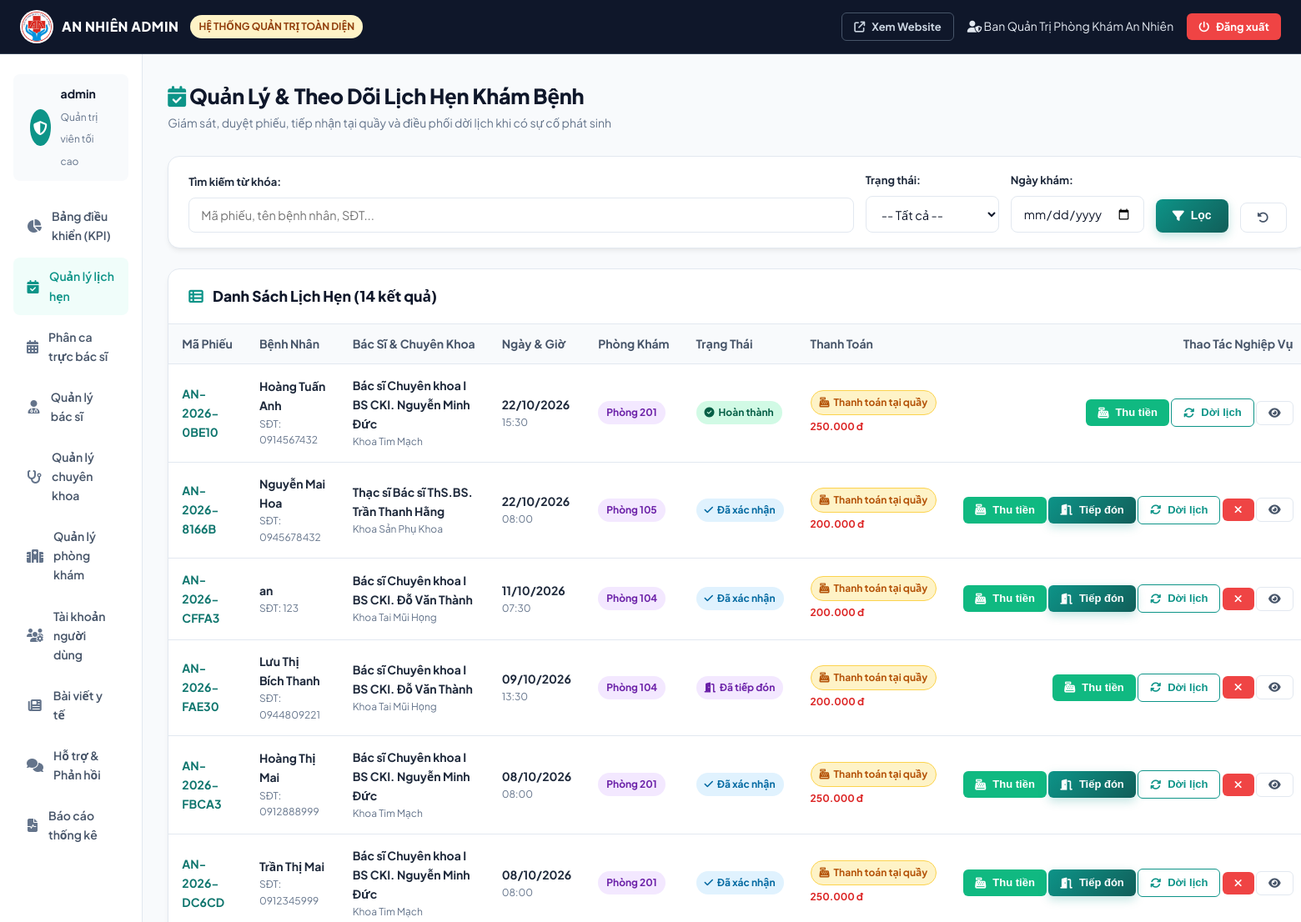
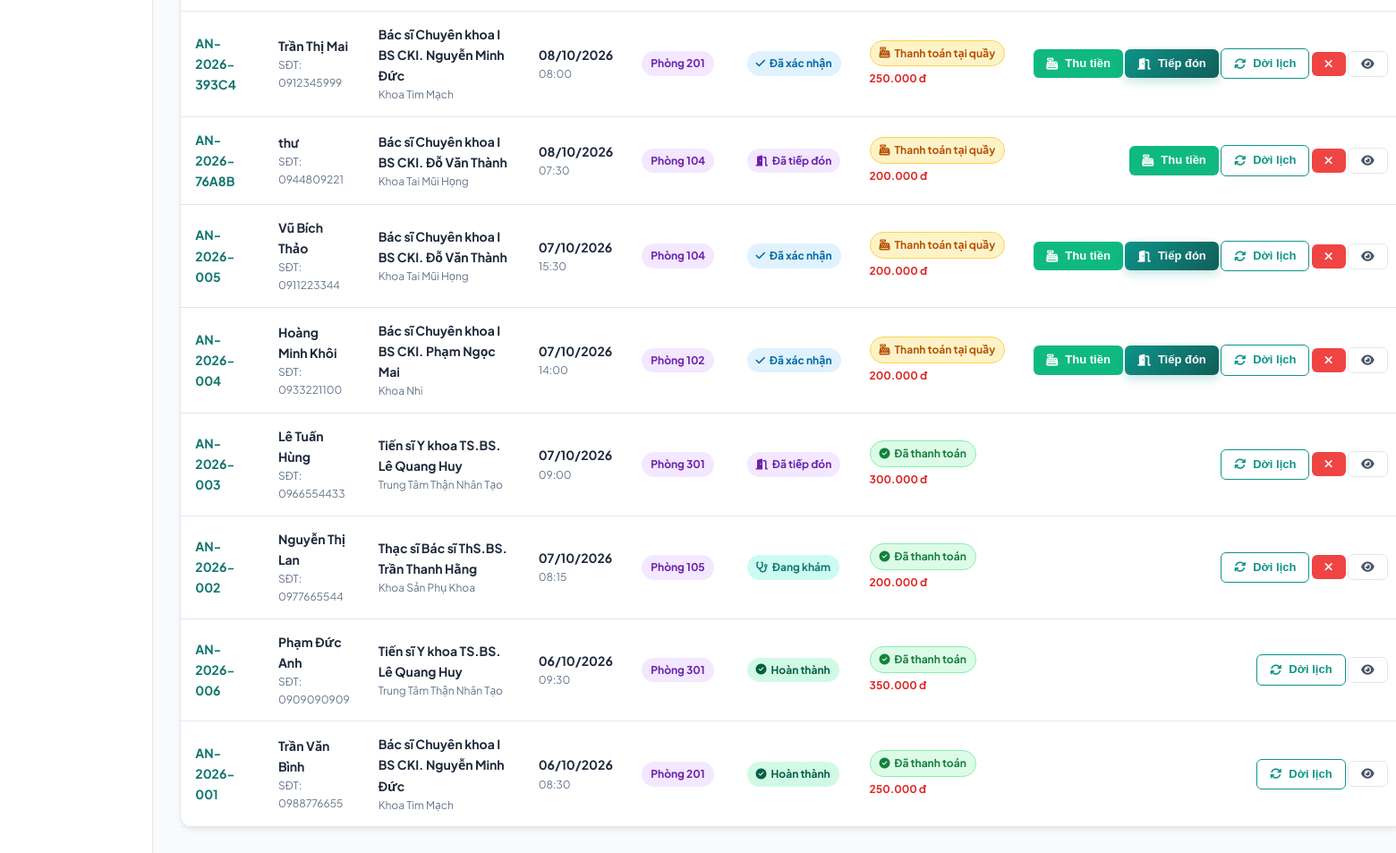
The page /admin/lich-hen.php (signed in) on the database its author committed (2 pictures, top to bottom).
### tables this page shows
CREATE TABLE `appointments` (
  `id` bigint NOT NULL AUTO_INCREMENT,
  `appointment_code` varchar(30) NOT NULL,
  `patient_id` bigint DEFAULT NULL,
  `patient_name` varchar(100) NOT NULL,
  `patient_phone` varchar(15) NOT NULL,
  `patient_email` varchar(100) NOT NULL,
  `patient_dob` date DEFAULT NULL,
  `patient_gender` varchar(10) DEFAULT 'Nam',
  `patient_address` varchar(255) DEFAULT NULL,
  `doctor_id` bigint NOT NULL,
  `schedule_id` bigint NOT NULL,
  `appointment_date` date NOT NULL,
  `appointment_time` time NOT NULL,
  `symptom_description` text NOT NULL,
  `status` varchar(20) DEFAULT 'PENDING',
  `payment_status` varchar(20) DEFAULT 'UNPAID',
  `payment_method` varchar(50) DEFAULT 'AT_CLINIC',
  `amount` decimal(10,2) DEFAULT '200000.00',
  `created_at` timestamp NULL DEFAULT CURRENT_TIMESTAMP,
  `doctor_reminder` text COMMENT 'Lời nhắc nhở trước/trong khám của bác sĩ',
  PRIMARY KEY (`id`),
  UNIQUE KEY `appointment_code` (`appointment_code`),
  KEY `fk_appointment_patient` (`patient_id`),
  KEY `fk_appointment_doctor` (`doctor_id`),
  KEY `fk_appointment_schedule` (`schedule_id`),
  CONSTRAINT `fk_appointment_doctor` FOREIGN KEY (`doctor_id`) REFERENCES `doctors` (`id`) ON DELETE CASCADE,
  CONSTRAINT `fk_appointment_patient` FOREIGN KEY (`patient_id`) REFERENCES `users` (`id`) ON DELETE SET NULL,
  CONSTRAINT `fk_appointment_schedule` FOREIGN KEY (`schedule_id`) REFERENCES `doctor_schedules` (`id`) ON DELETE CASCADE
);

CREATE TABLE `doctors` (
  `id` bigint NOT NULL AUTO_INCREMENT,
  `user_id` bigint NOT NULL,
  `specialty_id` int NOT NULL,
  `full_name` varchar(100) NOT NULL,
  `degree` varchar(50) DEFAULT NULL,
  `experience_years` int DEFAULT '1',
  `consultation_fee` decimal(10,2) DEFAULT '200000.00',
  `bio` text,
  `avatar` varchar(255) DEFAULT NULL,
  `clinic_room` varchar(50) DEFAULT 'Phòng 101',
  PRIMARY KEY (`id`),
  UNIQUE KEY `user_id` (`user_id`),
  KEY `fk_doctor_specialty` (`specialty_id`),
  CONSTRAINT `fk_doctor_specialty` FOREIGN KEY (`specialty_id`) REFERENCES `specialties` (`id`) ON DELETE CASCADE,
  CONSTRAINT `fk_doctor_user` FOREIGN KEY (`user_id`) REFERENCES `users` (`id`) ON DELETE CASCADE
);

CREATE TABLE `specialties` (
  `id` int NOT NULL AUTO_INCREMENT,
  `name` varchar(100) NOT NULL,
  `description` text,
  `image_url` varchar(255) DEFAULT NULL,
  `icon` varchar(50) DEFAULT NULL,
  PRIMARY KEY (`id`),
  UNIQUE KEY `name` (`name`)
);

### admin/lich-hen.php (the view, shortened to what this page needs)
<?php
require_once __DIR__ . '/../includes/admin_header.php';
$search = sanitizeInput($_GET['search'] ?? '');
$filterDate = sanitizeInput($_GET['date'] ?? '');
$whereClauses = ["1=1"];
$params = [];
$whereSql = implode(" AND ", $whereClauses);
$sql = "SELECT a.*, d.full_name as doctor_name, d.degree as doctor_degree, d.clinic_room, s.name as specialty_name
        FROM appointments a
        JOIN doctors d ON a.doctor_id = d.id
        JOIN specialties s ON d.specialty_id = s.id
        WHERE $whereSql
        ORDER BY a.appointment_date DESC, a.appointment_time DESC";
$stmt = $pdo->prepare($sql);
$stmt->execute($params);
$appointments = $stmt->fetchAll();
?>
<div class="page-header">
    <div>
        <h2><i class="fa-solid fa-calendar-check" style="color:var(--primary);"></i> Quản Lý & Theo Dõi Lịch Hẹn Khám Bệnh</h2>
        <p>Giám sát, duyệt phiếu, tiếp nhận tại quầy và điều phối dời lịch khi có sự cố phát sinh</p>
    </div>
</div>
<div class="card" style="margin-bottom:24px;">
    <div class="card-body" style="padding:18px 24px;">
        <form method="GET" action="lich-hen.php" style="display:flex;gap:14px;flex-wrap:wrap;align-items:flex-end;">
            <div style="flex:1;min-width:200px;">
                <label class="form-label" style="font-size:13px;">Tìm kiếm từ khóa:</label>
                <input type="text" name="search" class="form-control" placeholder="Mã phiếu, tên bệnh nhân, SĐT..." value="<?= htmlspecialchars($search) ?>">
            </div>
            <div style="width:160px;">
                <label class="form-label" style="font-size:13px;">Trạng thái:</label>
                <select name="status" class="form-select">
                    <option value="">-- Tất cả --</option>
                </select>
            </div>
            <div style="width:160px;">
                <label class="form-label" style="font-size:13px;">Ngày khám:</label>
                <input type="date" name="date" class="form-control" value="<?= htmlspecialchars($filterDate) ?>">
            </div>
            <button type="submit" class="btn btn-primary">
                <i class="fa-solid fa-filter"></i> Lọc
            </button>
            <a href="lich-hen.php" class="btn btn-outline" title="Đặt lại bộ lọc"><i class="fa-solid fa-rotate-left"></i></a>
        </form>
    </div>
</div>
<div class="card">
    <div class="card-header">
        <h3><i class="fa-solid fa-table-list" style="color:var(--primary);margin-right:8px;"></i> Danh Sách Lịch Hẹn (<?= count($appointments) ?> kết quả)</h3>
    </div>
    <div class="card-body" style="padding:0;">
        <div class="table-responsive">
            <table class="table">
                <thead>
                    <tr>
                        <th>Mã Phiếu</th>
                        <th>Bệnh Nhân</th>
                        <th>Bác Sĩ & Chuyên Khoa</th>
                        <th>Ngày & Giờ</th>
                        <th>Phòng Khám</th>
                        <th>Trạng Thái</th>
                        <th>Thanh Toán</th>
                        <th style="text-align:right;">Thao Tác Nghiệp Vụ</th>
                    </tr>
                </thead>
                <tbody>
                    <?php foreach ($appointments as $a): ?>
                        <tr>
                            <td><strong style="color:var(--primary-dark);"><?= htmlspecialchars($a['appointment_code']) ?></strong></td>
                            <td>
                                <strong><?= htmlspecialchars($a['patient_name']) ?></strong>
                                <span style="display:block;font-size:12px;color:#64748B;">
                                    SĐT: <?= htmlspecialchars($a['patient_phone']) ?>
                                </span>
                            </td>
                            <td>
                                <strong><?= htmlspecialchars($a['doctor_degree']) ?> <?= htmlspecialchars($a['doctor_name']) ?></strong>
                                <span style="display:block;font-size:12px;color:#64748B;"><?= htmlspecialchars($a['specialty_name']) ?></span>
                            </td>
                            <td>
                                <strong><?= formatDate($a['appointment_date']) ?></strong>
                                <span style="display:block;font-size:12px;color:#64748B;"><?= formatTime($a['appointment_time']) ?></span>
                            </td>
                            <td><span class="badge badge-purple"><?= htmlspecialchars($a['clinic_room']) ?></span></td>
                            <td><?= getStatusBadge($a['status']) ?></td>
                            <td>
                                <div><?= getPaymentBadge($a['payment_status']) ?></div>
                                <div style="font-size:12px;color:#DC2626;font-weight:700;margin-top:4px;">
                                    <?= formatMoney($a['amount']) ?>
                                </div>
                            </td>
                            <td style="text-align:right;white-space:nowrap;">
                                <?php if ($a['payment_status'] !== 'PAID'): ?>
                                    <form method="POST" style="display:inline;">
                                        <button type="submit" class="btn btn-sm btn-success" title="Xác nhận thu tiền tại quầy">
                                            <i class="fa-solid fa-cash-register"></i> Thu tiền
                                        </button>
                                    </form>
                                <?php endif; ?>
                                <?php if ($a['status'] === 'PENDING'): ?>
                                    <form method="POST" style="display:inline;">
                                        <input type="hidden" name="action" value="update_status">
                                        <input type="hidden" name="appointment_id" value="<?= $a['id'] ?>">
                                        <input type="hidden" name="status" value="CONFIRMED">
                                        <button type="submit" class="btn btn-sm btn-info" title="Xác nhận duyệt">
                                            <i class="fa-solid fa-check"></i> Duyệt
                                        </button>
                                    </form>
                                <?php elseif ($a['status'] === 'CONFIRMED'): ?>
                                    <form method="POST" style="display:inline;">
                                        <button type="submit" class="btn btn-sm btn-primary" title="Đánh dấu đã đến sảnh">
                                            <i class="fa-solid fa-door-open"></i> Tiếp đón
                                        </button>
                                    </form>
                                <?php endif; ?>
                                <button type="button" class="btn btn-sm btn-outline-primary"
                                        onclick="openRescheduleModal(<?= $a['id'] ?>, '<?= htmlspecialchars($a['appointment_code']) ?>', '<?= htmlspecialchars($a['patient_name']) ?>', <?= $a['doctor_id'] ?>, '<?= $a['appointment_date'] ?>', '<?= formatTime($a['appointment_time']) ?>')"
                                        title="Dời / Đổi lịch">
                                    <i class="fa-solid fa-arrows-rotate"></i> Dời lịch
                                </button>
                                <?php if (!in_array($a['status'], ['COMPLETED', 'CANCELLED'])): ?>
                                    <form method="POST" style="display:inline;" onsubmit="return confirm('Bạn có chắc muốn hủy lịch này?');">
                                        <button type="submit" class="btn btn-sm btn-danger" title="Hủy">
                                            <i class="fa-solid fa-xmark"></i>
                                        </button>
                                    </form>
                                <?php endif; ?>
                                <a href="<?= BASE_URL ?>/tra-cuu.php?code=<?= urlencode($a['appointment_code']) ?>" target="_blank" class="btn btn-sm btn-outline" title="Xem chi tiết & In">
                                    <i class="fa-solid fa-eye"></i>
                                </a>
                            </td>
                        </tr>
                    <?php endforeach; ?>
                </tbody>
            </table>
        </div>
    </div>
</div>
<?php require_once __DIR__ . '/../includes/admin_footer.php'; ?>

### includes/functions.php (shortened to what this page needs)
<?php
function formatMoney($amount) {
    return number_format((float)$amount, 0, ',', '.') . ' đ';
}
function formatDate($dateStr) {
    $d = new DateTime($dateStr);
    return $d->format('d/m/Y');
}
function formatTime($timeStr) {
    return substr($timeStr, 0, 5);
}
function getStatusBadge($status) {
    switch ($status) {
        case 'CONFIRMED':
            return '<span class="badge badge-info"><i class="fa-solid fa-check"></i> Đã xác nhận</span>';
        case 'CHECKED_IN':
            return '<span class="badge badge-purple"><i class="fa-solid fa-door-open"></i> Đã tiếp đón</span>';
        case 'IN_PROGRESS':
            return '<span class="badge badge-primary"><i class="fa-solid fa-stethoscope"></i> Đang khám</span>';
        case 'COMPLETED':
            return '<span class="badge badge-success"><i class="fa-solid fa-circle-check"></i> Hoàn thành</span>';
    }
}
function getPaymentBadge($status) {
    switch ($status) {
        case 'PAID':
            return '<span class="badge badge-success" style="background:#DCFCE7;color:#15803D;border:1px solid #86EFAC;"><i class="fa-solid fa-circle-check"></i> Đã thanh toán</span>';
        case 'UNPAID':
        case 'AT_CLINIC':
            return '<span class="badge badge-warning" style="background:#FEF3C7;color:#B45309;border:1px solid #FCD34D;"><i class="fa-solid fa-cash-register"></i> Thanh toán tại quầy</span>';
    }
}
function sanitizeInput($data) {
    return htmlspecialchars(trim($data), ENT_QUOTES, 'UTF-8');
}

### assets/css/style.css (style rules this page uses)
:root { --primary: #0D9488; --primary-dark: #0F766E; --primary-deep: #115E59; --primary-light: #F0FDFA; --primary-border: #99F6E4; --primary-glow: rgba(13, 148, 136, 0.25); --secondary: #0284C7; --secondary-dark: #0369A1; --secondary-light: #F0F9FF; --accent-red: #DC2626; --accent-red-light: #FEF2F2; --accent-green: #10B981; --warning: #F59E0B; --danger: #EF4444; --info: #3B82F6; --navy-dark: #0F172A; --navy-card: #1E293B; --text-main: #1E293B; --text-muted: #64748B; --text-light: #94A3B8; --bg-body: #F8FAFC; --bg-card: #FFFFFF; --border-color: #E2E8F0; --border-light: #F1F5F9; --shadow-sm: 0 1px 3px rgba(0, 0, 0, 0.05); --shadow: 0 4px 6px -1px rgba(0, 0, 0, 0.06), 0 2px 4px -2px rgba(0, 0, 0, 0.04); --shadow-md: 0 10px 15px -3px rgba(0, 0, 0, 0.08), 0 4px 6px -4px rgba(0, 0, 0, 0.03); --shadow-lg: 0 20px 25px -5px rgba(0, 0, 0, 0.09), 0 8px 10px -6px rgba(0, 0, 0, 0.04); --shadow-glow: 0 0 20px rgba(13, 148, 136, 0.25); --radius-sm: 8px; --radius: 14px; --radius-lg: 20px; --radius-full: 9999px; --transition: all 0.28s cubic-bezier(0.4, 0, 0.2, 1); }
* { margin: 0; padding: 0; box-sizing: border-box; }
body { font-family: 'Plus Jakarta Sans', 'Inter', system-ui, -apple-system, BlinkMacSystemFont, sans-serif; color: var(--text-main); background-color: var(--bg-body); line-height: 1.65; -webkit-font-smoothing: antialiased; }
a { color: var(--primary); text-decoration: none; transition: var(--transition); }
.btn { display: inline-flex; align-items: center; justify-content: center; gap: 8px; padding: 10px 20px; border-radius: var(--radius-sm); font-size: 14px; font-weight: 700; border: none; cursor: pointer; transition: var(--transition); text-decoration: none; line-height: 1.4; }
.btn-primary { background: linear-gradient(135deg, var(--primary) 0%, var(--primary-deep) 100%); color: #FFFFFF; box-shadow: 0 4px 12px var(--primary-glow); }
.btn-outline { background: transparent; border: 1.5px solid var(--border-color); color: #475569; }
.btn-outline-primary { background: transparent; border: 1.5px solid var(--primary); color: var(--primary); }
.btn-danger { background: var(--danger); color: #FFFFFF; }
.btn-success { background: var(--accent-green); color: #FFFFFF; }
.btn-sm { padding: 7px 14px; font-size: 13px; border-radius: 6px; }
.badge { display: inline-flex; align-items: center; gap: 5px; padding: 4px 10px; font-size: 12px; font-weight: 700; border-radius: var(--radius-full); white-space: nowrap; }
.badge-warning { background: #FEF3C7; color: #92400E; }
.badge-info { background: #E0F2FE; color: #0369A1; }
.badge-purple { background: #F3E8FF; color: #6B21A8; }
.badge-primary { background: #CCFBF1; color: #0F766E; }
.badge-success { background: #D1FAE5; color: #065F46; }
.form-label { display: block; font-size: 14px; font-weight: 700; color: #1E293B; margin-bottom: 7px; }
.form-control, .form-select { width: 100%; padding: 11px 14px; border: 1.5px solid var(--border-color); border-radius: var(--radius-sm); font-size: 14.5px; color: #0F172A; background-color: #FFFFFF; transition: var(--transition); font-family: inherit; }
.page-header { display: flex; justify-content: space-between; align-items: center; margin-bottom: 28px; flex-wrap: wrap; gap: 16px; }
.page-header h2 { font-size: 25px; font-weight: 800; color: #0F172A; letter-spacing: -0.3px; }
.page-header p { font-size: 14px; color: var(--text-muted); }
.card { background: #FFFFFF; border-radius: var(--radius); border: 1px solid var(--border-color); box-shadow: var(--shadow); margin-bottom: 24px; }
.card-header { padding: 18px 24px; border-bottom: 1px solid var(--border-color); display: flex; justify-content: space-between; align-items: center; flex-wrap: wrap; gap: 12px; }
.card-header h3 { font-size: 17.5px; font-weight: 800; color: #0F172A; }
.card-body { padding: 24px; }
.table-responsive { overflow-x: auto; }
.table { width: 100%; border-collapse: collapse; text-align: left; font-size: 14px; }
.table th { background: #F8FAFC; padding: 12px 16px; font-weight: 700; color: #475569; border-bottom: 1.5px solid var(--border-color); white-space: nowrap; }
.table td { padding: 14px 16px; border-bottom: 1px solid var(--border-color); color: #1E293B; vertical-align: middle; }

### rows shown on the page
appointments: appointment_code "AN-2026-0BE10", patient_name "Hoàng Tuấn Anh", patient_phone "0914567432", doctor.degree "Bác sĩ Chuyên khoa I", doctor.full_name "BS CKI. Nguyễn Minh Đức", specialties.name "Khoa Tim Mạch", appointment_date "22/10/2026", appointment_time "15:30", doctor.clinic_room "Phòng 201", status "COMPLETED" (drawn), payment_status "UNPAID" (drawn), amount "250.000 đ"
appointments: appointment_code "AN-2026-8166B", patient_name "Nguyễn Mai Hoa", patient_phone "0945678432", doctor.degree "Thạc sĩ Bác sĩ", doctor.full_name "ThS.BS. Trần Thanh Hằng", specialties.name "Khoa Sản Phụ Khoa", appointment_date "22/10/2026", appointment_time "08:00", doctor.clinic_room "Phòng 105", status "CONFIRMED" (drawn), payment_status "UNPAID" (drawn), amount "200.000 đ"
appointments: appointment_code "AN-2026-CFFA3", patient_name "an", patient_phone "123", doctor.degree "Bác sĩ Chuyên khoa I", doctor.full_name "BS CKI. Đỗ Văn Thành", specialties.name "Khoa Tai Mũi Họng", appointment_date "11/10/2026", appointment_time "07:30", doctor.clinic_room "Phòng 104", status "CONFIRMED" (drawn), payment_status "UNPAID" (drawn), amount "200.000 đ"
appointments: appointment_code "AN-2026-FAE30", patient_name "Lưu Thị Bích Thanh", patient_phone "0944809221", doctor.degree "Bác sĩ Chuyên khoa I", doctor.full_name "BS CKI. Đỗ Văn Thành", specialties.name "Khoa Tai Mũi Họng", appointment_date "09/10/2026", appointment_time "13:30", doctor.clinic_room "Phòng 104", status "CHECKED_IN" (drawn), payment_status "UNPAID" (drawn), amount "200.000 đ"
appointments: appointment_code "AN-2026-FBCA3", patient_name "Hoàng Thị Mai", patient_phone "0912888999", doctor.degree "Bác sĩ Chuyên khoa I", doctor.full_name "BS CKI. Nguyễn Minh Đức", specialties.name "Khoa Tim Mạch", appointment_date "08/10/2026", appointment_time "08:00", doctor.clinic_room "Phòng 201", status "CONFIRMED" (drawn), payment_status "UNPAID" (drawn), amount "250.000 đ"
appointments: appointment_code "AN-2026-DC6CD", patient_name "Trần Thị Mai", patient_phone "0912345999", doctor.degree "Bác sĩ Chuyên khoa I", doctor.full_name "BS CKI. Nguyễn Minh Đức", specialties.name "Khoa Tim Mạch", appointment_date "08/10/2026", appointment_time "08:00", doctor.clinic_room "Phòng 201", status "CONFIRMED" (drawn), payment_status "UNPAID" (drawn), amount "250.000 đ"
appointments: appointment_code "AN-2026-393C4", patient_name "Trần Thị Mai", patient_phone "0912345999", doctor.degree "Bác sĩ Chuyên khoa I", doctor.full_name "BS CKI. Nguyễn Minh Đức", specialties.name "Khoa Tim Mạch", appointment_date "08/10/2026", appointment_time "08:00", doctor.clinic_room "Phòng 201", status "CONFIRMED" (drawn), payment_status "UNPAID" (drawn), amount "250.000 đ"
appointments: appointment_code "AN-2026-76A8B", patient_name "thư", patient_phone "0944809221", doctor.degree "Bác sĩ Chuyên khoa I", doctor.full_name "BS CKI. Đỗ Văn Thành", specialties.name "Khoa Tai Mũi Họng", appointment_date "08/10/2026", appointment_time "07:30", doctor.clinic_room "Phòng 104", status "CHECKED_IN" (drawn), payment_status "UNPAID" (drawn), amount "200.000 đ"
appointments: appointment_code "AN-2026-005", patient_name "Vũ Bích Thảo", patient_phone "0911223344", doctor.degree "Bác sĩ Chuyên khoa I", doctor.full_name "BS CKI. Đỗ Văn Thành", specialties.name "Khoa Tai Mũi Họng", appointment_date "07/10/2026", appointment_time "15:30", doctor.clinic_room "Phòng 104", status "CONFIRMED" (drawn), payment_status "UNPAID" (drawn), amount "200.000 đ"
appointments: appointment_code "AN-2026-004", patient_name "Hoàng Minh Khôi", patient_phone "0933221100", doctor.degree "Bác sĩ Chuyên khoa I", doctor.full_name "BS CKI. Phạm Ngọc Mai", specialties.name "Khoa Nhi", appointment_date "07/10/2026", appointment_time "14:00", doctor.clinic_room "Phòng 102", status "CONFIRMED" (drawn), payment_status "UNPAID" (drawn), amount "200.000 đ"
appointments: appointment_code "AN-2026-003", patient_name "Lê Tuấn Hùng", patient_phone "0966554433", doctor.degree "Tiến sĩ Y khoa", doctor.full_name "TS.BS. Lê Quang Huy", specialties.name "Trung Tâm Thận Nhân Tạo", appointment_date "07/10/2026", appointment_time "09:00", doctor.clinic_room "Phòng 301", status "CHECKED_IN" (drawn), payment_status "PAID" (drawn), amount "300.000 đ"
appointments: appointment_code "AN-2026-002", patient_name "Nguyễn Thị Lan", patient_phone "0977665544", doctor.degree "Thạc sĩ Bác sĩ", doctor.full_name "ThS.BS. Trần Thanh Hằng", specialties.name "Khoa Sản Phụ Khoa", appointment_date "07/10/2026", appointment_time "08:15", doctor.clinic_room "Phòng 105", status "IN_PROGRESS" (drawn), payment_status "PAID" (drawn), amount "200.000 đ"
appointments: appointment_code "AN-2026-006", patient_name "Phạm Đức Anh", patient_phone "0909090909", doctor.degree "Tiến sĩ Y khoa", doctor.full_name "TS.BS. Lê Quang Huy", specialties.name "Trung Tâm Thận Nhân Tạo", appointment_date "06/10/2026", appointment_time "09:30", doctor.clinic_room "Phòng 301", status "COMPLETED" (drawn), payment_status "PAID" (drawn), amount "350.000 đ"
appointments: appointment_code "AN-2026-001", patient_name "Trần Văn Bình", patient_phone "0988776655", doctor.degree "Bác sĩ Chuyên khoa I", doctor.full_name "BS CKI. Nguyễn Minh Đức", specialties.name "Khoa Tim Mạch", appointment_date "06/10/2026", appointment_time "08:30", doctor.clinic_room "Phòng 201", status "COMPLETED" (drawn), payment_status "PAID" (drawn), amount "250.000 đ"

### other values the page prints
$adminUser['full_name'] "Ban Quản Trị Phòng Khám An Nhiên"
$adminUser['username'] "admin"
count($appointments) "14"
